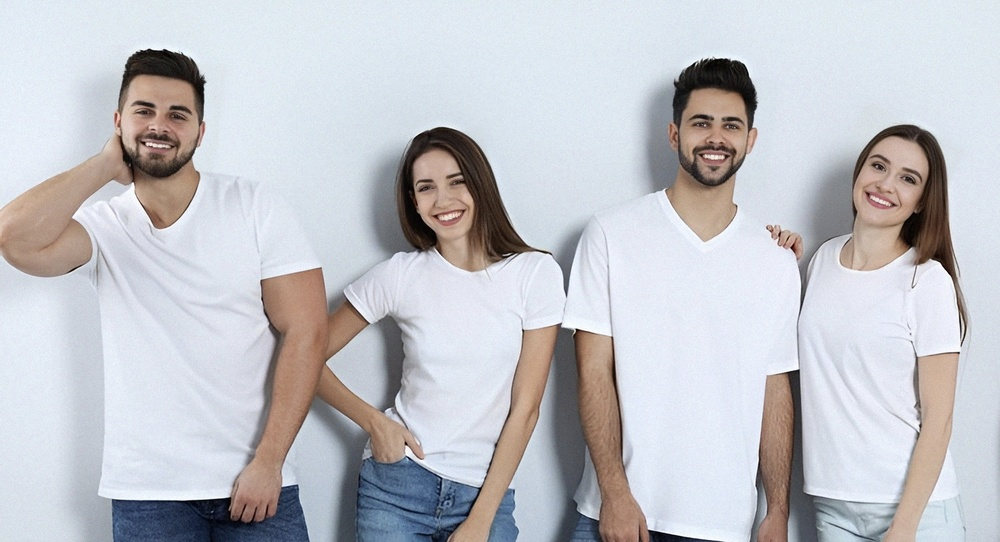
#> input picture test_image.jpg, 1000 x 542 px, shrunk from 1472 x 798 before the run
$ python face_detect_img.py
#> lines starting #> are read from the running program, lines starting #| are printed output that depends on the picture; after the words box and inside, x2 and y2 are one past the last pixel; in counts of white or black regions, pixels touching at a corner belong together
import cv2

#بارگذاری مدل تشخیص چهره (فایل مدل باید در کنار کد موجود باشه)
model = cv2.CascadeClassifier("model.xml")

#نمایش پیام راهنما و دریافت مسیر تصویر از کاربر
print("<< example : D:\Folder\image.jpg >>")
image_path = input("Enter the image path : ")
#> the answer given: test_image.jpg

#خواندن تصویر ورودی
img = cv2.imread(image_path)
#> img is the input picture: shape (542, 1000, 3); mean B, G, R 200.3, 194.9, 194

while True:

    #ایجاد یک کپی از تصویر برای رسم مستطیل ها
    img_copy = img.copy()

    #تشخیص چهره ها در تصویر
    faces = model.detectMultiScale(img , 1.1 , 4)
#> faces = [[402, 155, 80, 80], [113, 74, 97, 97], [671, 89, 90, 90], [847, 139, 89, 89]]

    #حلقه روی تمام چهره های پیدا شده
    for (x , y , w , h) in faces:

        #رسم مستطیل دور هر چهره شناسایی شده
        cv2.rectangle(img_copy , (x,y) , (x+w , y+h) , (255 , 0 , 0) , 2)
#> this loop made 4 passes
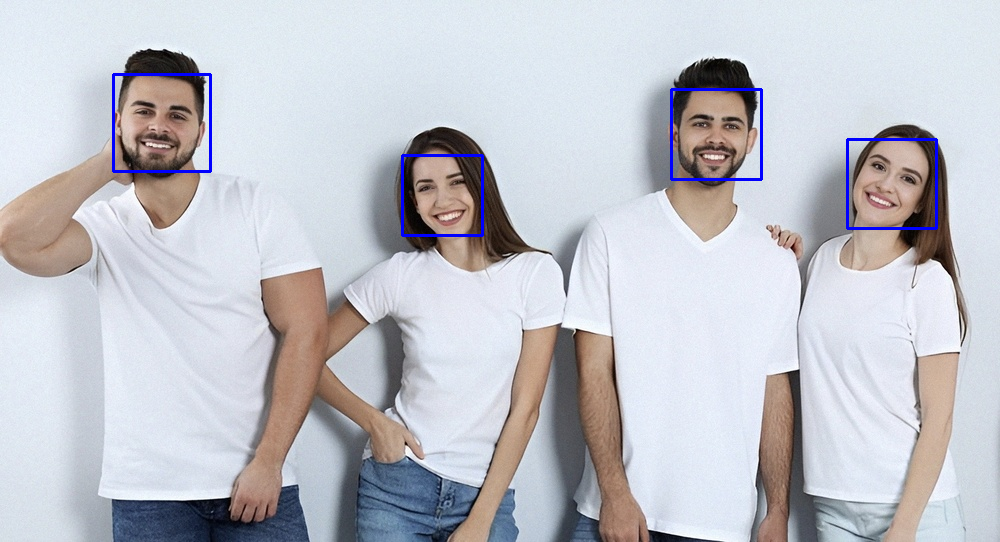
#> img_copy: shape (542, 1000, 3); 0.79% of pixels changed, all inside (x1, y1, x2, y2) = (112, 73, 938, 237)

    #نمایش تصویر با چهره های شناسایی شده
    cv2.imshow("Face Detect" , img_copy)

    #زده شد، از حلقه خارج شود esc اگر کلید
    k = cv2.waitKey(30) & 0xff
#> (key Esc is pressed here)
    if k == 27:
        break

#بستن تمام پنجره های باز شده توسط کتابخانه
cv2.destroyAllWindows()
